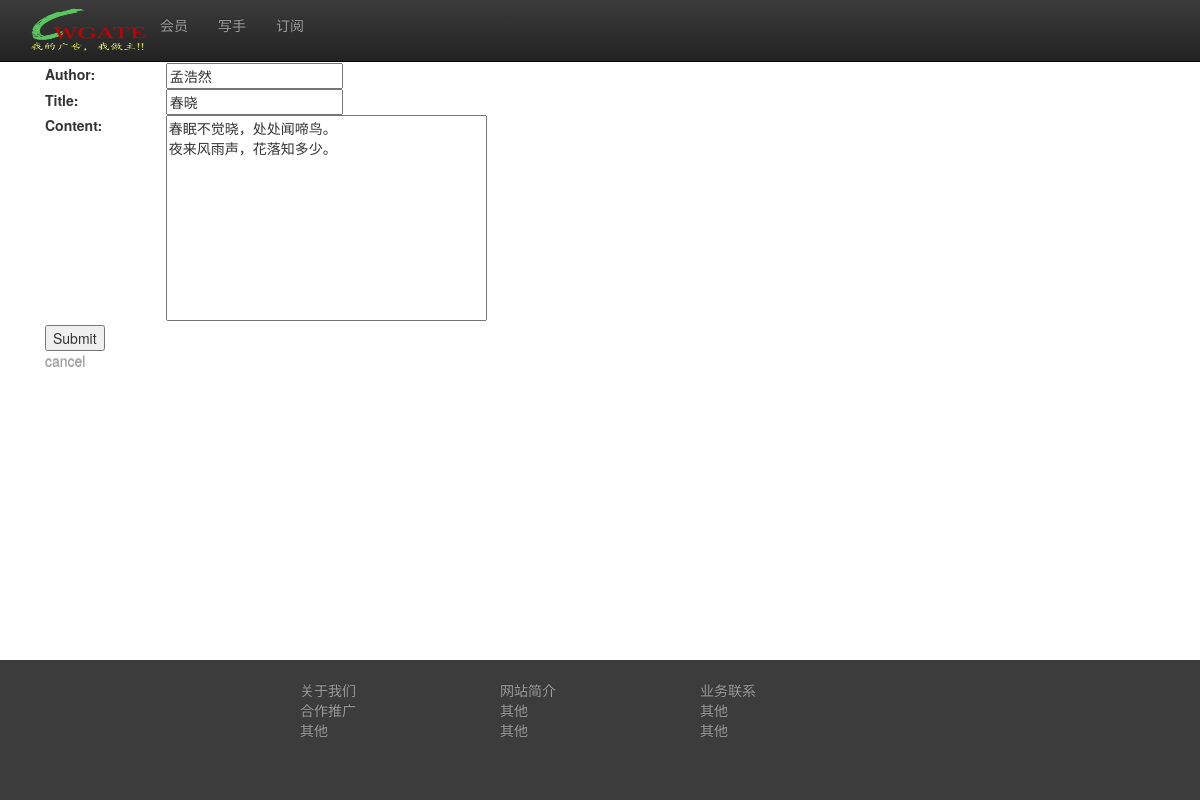
The app's page /internal/content/article/edit/1/ (signed in), older data.
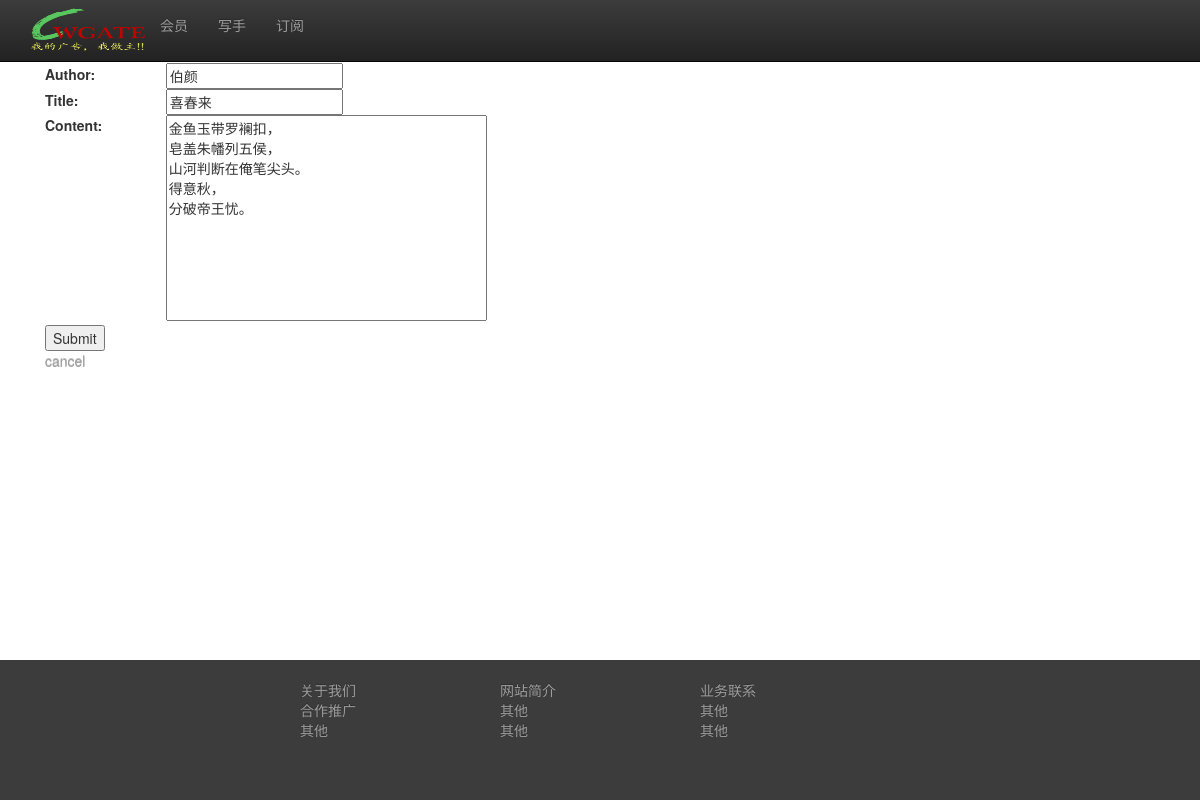
The same page, newer data.
### content/models.py (models this page shows, shortened)
class Article(models.Model):
    category = models.ForeignKey(Category)
    title = models.CharField(max_length=120)
    author = models.CharField(max_length=30)
    content = models.TextField('Content')
    added = models.DateTimeField('date added',null=True,auto_now_add=True)
    num_like = models.IntegerField(null=True, default=0)
    num_read = models.IntegerField(null=True, default=0)
    num_frwd = models.IntegerField(null=True, default=0)
    num_para = models.IntegerField(null=True, default=0)

### content/views.py (the view)
# urls.py: url(r'article/edit/(?P<aid>[0-9]+)/$', views.editarticle, name='editarticle'),
@login_required
def editarticle(request, aid):
    err = ''
    article = Article.objects.get(id=aid)
    if request.method == 'POST':
        form = ArticleForm(request.POST)
        if form.is_valid():
            author = form.cleaned_data['author']
            title = form.cleaned_data['title']
            content = form.cleaned_data['content']
            article.author = author
            article.title = title
            article.content = content
            article.save()
            return redirect('/internal/content/article/list/')
        else:
            return HttpResponse('Error')
    else:
        form = ArticleForm()
    context = {
        'form': form,
        'article': Article.objects.get(id=aid),
        'err': err
    }
    return render(request, 'editarticle.html', context=context)

### content/forms.py
class ArticleForm(forms.Form):
    category = NoValidateField(label='category', choices=[])
    author = forms.CharField(max_length=30)
    title = forms.CharField(max_length=100)
    content = forms.CharField(widget=forms.Textarea)

### content/templates/editarticle.html (shortened to what this page needs)
{% extends "base.html" %}
{% block content %}
<h2>Edit an article</h2>
<form action="/internal/content/article/edit/{{ article.id }}/" method="post">
<table cols="2" width="800">
<tr>
    <td><label for="id_author">Author:</label></td>
    <td><input id="id_author" maxlength="200" name="author" type="text" value="{{ article.author }}"/></td>
</tr>
<tr>
    <td><label for="id_title">Title:</label></td>
    <td><input id="id_title" maxlength="200" name="title" type="text" value="{{ article.title }}"/></td>
</tr>
<tr>
    <td valign="top"><label for="id_body">Content:</label></td>
    <td><textarea cols="40" id="id_body" name="content" rows="10">{{ article.content }}</textarea></td>
</tr>
</table>
    <input type="submit" value="Submit">
</form>
<p><a href="{% url 'listarticle' %}">cancel</a></p>
{% endblock %}

Row changes from the older to the newer data that the page shows:
changed Article: author "孟浩然" → "伯颜"; title "春晓" → "喜春来"; content "春眠不觉晓，处处闻啼鸟。 夜来风雨声，花落知多少。" → "金鱼玉带罗襕扣， 皂盖朱幡列五侯， 山河判断在俺笔尖头。 得意秋， 分破帝王忧。"
